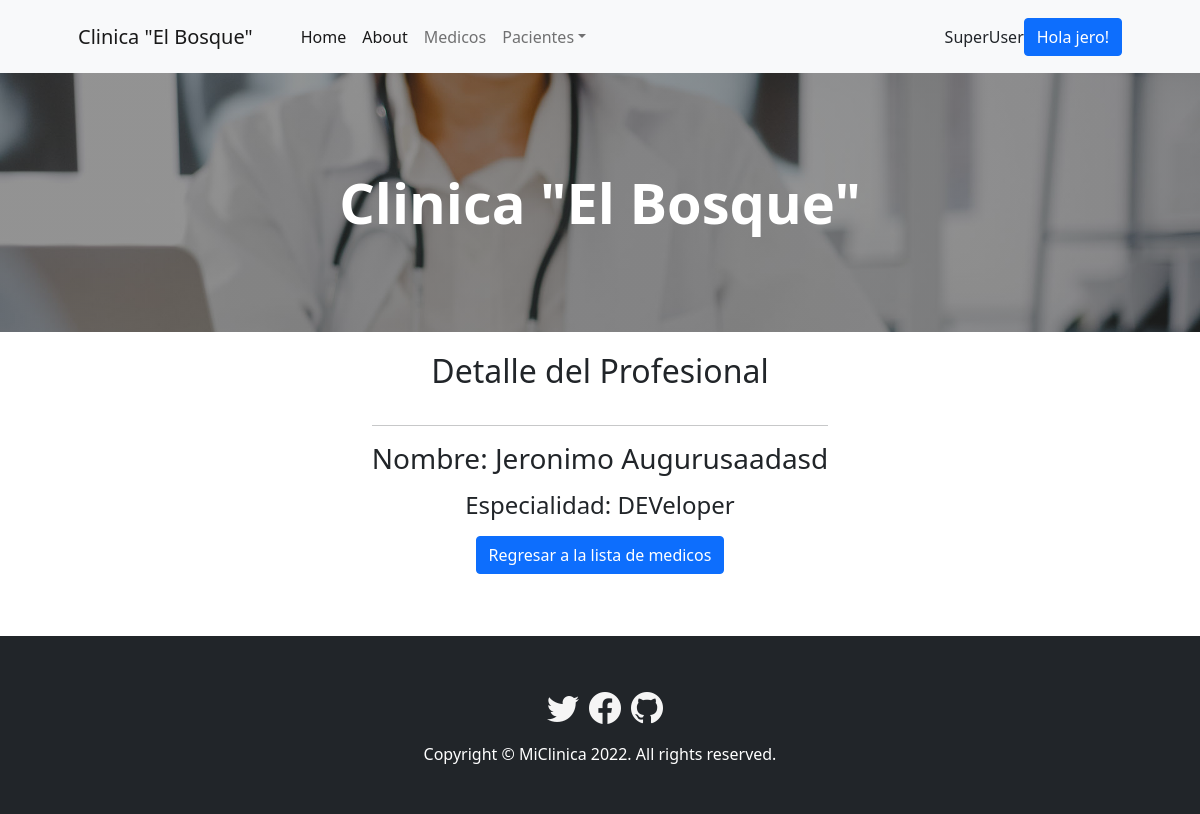
/medics/medics/12/detail (signed in), run on an earlier commit of the app's database.
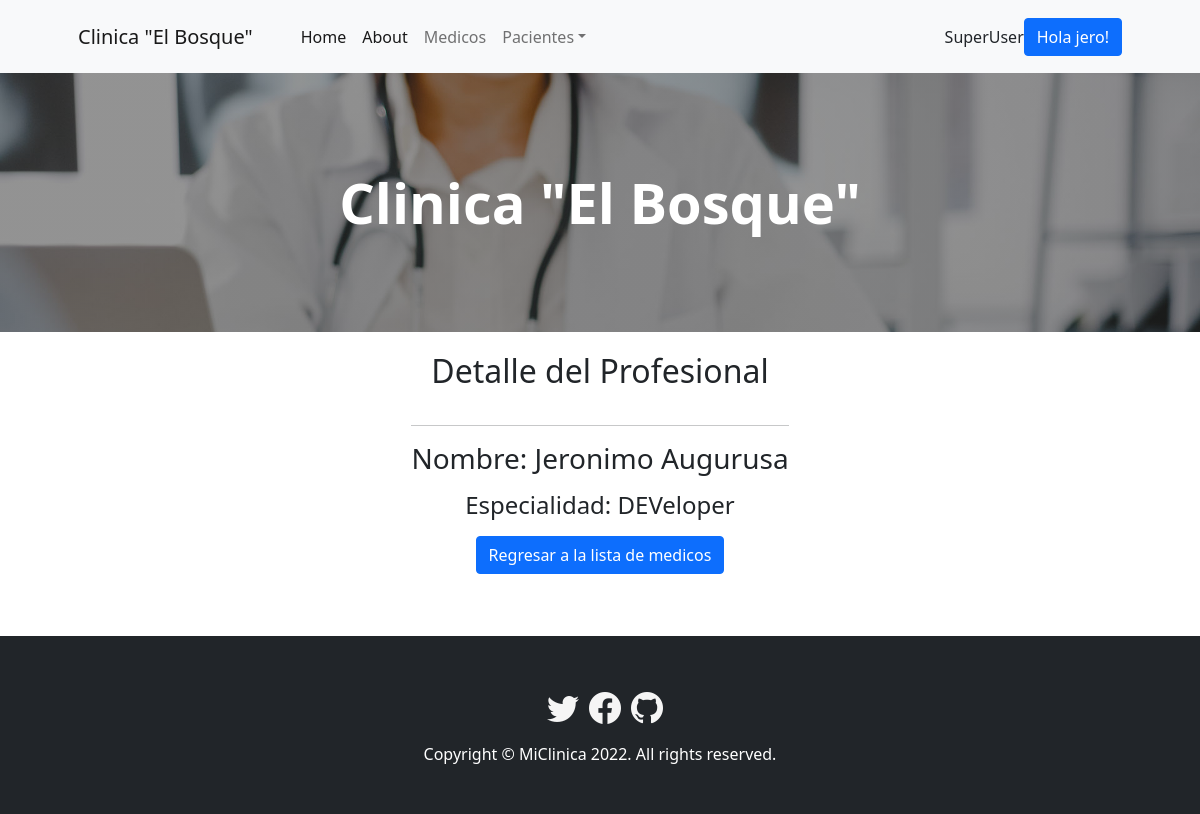
And on a later commit of the database.
### medics/models.py (models this page shows)
class Medic(models.Model):
    name = models.CharField(max_length=20)
    surname = models.CharField(max_length=20)
    medic_type = models.CharField(max_length=20)

### medics/views.py (the view)
# urls.py: path('medics/<int:pk>/detail', views.MedicDetailView.as_view(), name='medics-detail'),
class MedicDetailView(LoginRequiredMixin, DetailView):
    model = Medic
    template_name = 'medics_detail.html'

### medics/templates/medics_detail.html
{% extends 'index.html' %}
{% load static %}
{% block changes %}
<div class="cuerpo">
    <h2>Detalle del Profesional</h2>
    <div class="form-medics">
        <hr></hr>
        <p><h3>Nombre: {{ medic.name }} {{ medic.surname }}</h3></p>
        <p><h4>Especialidad: {{ medic.medic_type }}</h4></p>
        <p><a class="btn btn-primary" href="{% url 'medics:medics-list' %}">Regresar a la lista de medicos</a></p>
    </div>
</div>
{% endblock %}

What changed in the data, as far as the page shows it:
changed Medic "Jeronimo": surname "Augurusaadasd" → "Augurusa"
